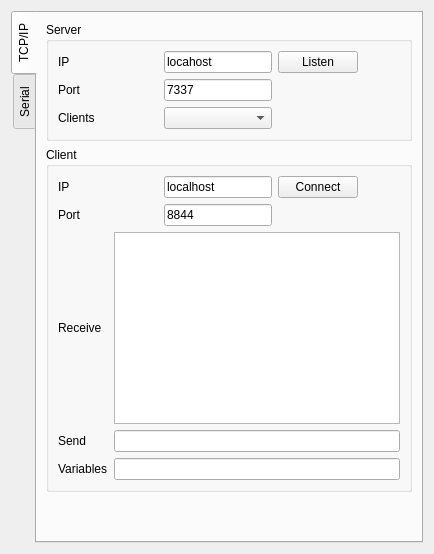
                <widget class="QWidget" name="tab_6">
                 <attribute name="title">
                  <string>Communication</string>
                 </attribute>
                 <layout class="QVBoxLayout" name="verticalLayout_12">
                  <item>
                   <widget class="QTabWidget" name="tabWidget_3">
                    <property name="tabPosition">
                     <enum>QTabWidget::West</enum>
                    </property>
                    <property name="currentIndex">
                     <number>0</number>
                    </property>
                    <widget class="QWidget" name="tab_7">
                     <attribute name="title">
                      <string>TCP/IP</string>
                     </attribute>
                     <layout class="QVBoxLayout" name="verticalLayout_15">
                      <item>
                       <widget class="QGroupBox" name="groupBox_8">
                        <property name="title">
                         <string>Server</string>
                        </property>
                        <layout class="QVBoxLayout" name="verticalLayout_13">
                         <item>
                          <layout class="QGridLayout" name="gridLayout_7">
                           <item row="0" column="1">
                            <widget class="QLineEdit" name="leICamServerIP">
                             <property name="text">
                              <string>locahost</string>
                             </property>
                            </widget>
                           </item>
                           <item row="0" column="2">
                            <widget class="QPushButton" name="pbICamServerListen">
                             <property name="text">
                              <string>Listen</string>
                             </property>
                            </widget>
                           </item>
                           <item row="0" column="0">
                            <widget class="QLabel" name="label_58">
                             <property name="text">
                              <string>IP</string>
                             </property>
                            </widget>
                           </item>
                           <item row="1" column="1">
                            <widget class="QLineEdit" name="leICamServerPort">
                             <property name="text">
                              <string>7337</string>
                             </property>
                            </widget>
                           </item>
                           <item row="1" column="0">
                            <widget class="QLabel" name="label_59">
                             <property name="text">
                              <string>Port</string>
                             </property>
                            </widget>
                           </item>
                           <item row="2" column="0">
                            <widget class="QLabel" name="label_60">
                             <property name="minimumSize">
                              <size>
                               <width>100</width>
                               <height>0</height>
                              </size>
                             </property>
                             <property name="text">
                              <string>Clients</string>
                             </property>
                            </widget>
                           </item>
                           <item row="2" column="1">
                            <widget class="QComboBox" name="cbICamClients"/>
                           </item>
                           <item row="0" column="3">
                            <spacer name="horizontalSpacer_10">
                             <property name="orientation">
                              <enum>Qt::Horizontal</enum>
                             </property>
                             <property name="sizeHint" stdset="0">
                              <size>
                               <width>40</width>
                               <height>20</height>
                              </size>
                             </property>
                            </spacer>
                           </item>
                          </layout>
                         </item>
                        </layout>
                       </widget>
                      </item>
                      <item>
                       <widget class="QGroupBox" name="groupBox_9">
                        <property name="title">
                         <string>Client</string>
                        </property>
                        <layout class="QVBoxLayout" name="verticalLayout_14">
                         <item>
                          <layout class="QGridLayout" name="gridLayout_8">
                           <item row="0" column="0">
                            <widget class="QLabel" name="label_61">
                             <property name="minimumSize">
                              <size>
                               <width>100</width>
                               <height>0</height>
                              </size>
                             </property>
                             <property name="text">
                              <string>IP</string>
                             </property>
                            </widget>
                           </item>
                           <item row="0" column="1">
                            <widget class="QLineEdit" name="leExternalSoftwareIP">
                             <property name="text">
                              <string>localhost</string>
                             </property>
                            </widget>
                           </item>
                           <item row="2" column="0">
                            <widget class="QLabel" name="label_62">
                             <property name="text">
                              <string>Port</string>
                             </property>
                            </widget>
                           </item>
                           <item row="2" column="1">
                            <widget class="QLineEdit" name="leExternalSoftwarePort">
                             <property name="text">
                              <string>8844</string>
                             </property>
                            </widget>
                           </item>
                           <item row="0" column="2">
                            <widget class="QPushButton" name="pbConnectExternalSoftware">
                             <property name="text">
                              <string>Connect</string>
                             </property>
                            </widget>
                           </item>
                           <item row="0" column="3">
                            <spacer name="horizontalSpacer_11">
                             <property name="orientation">
                              <enum>Qt::Horizontal</enum>
                             </property>
                             <property name="sizeHint" stdset="0">
                              <size>
                               <width>40</width>
                               <height>20</height>
                              </size>
                             </property>
                            </spacer>
                           </item>
                          </layout>
                         </item>
                         <item>
                          <layout class="QGridLayout" name="gridLayout_9">
                           <item row="1" column="0">
                            <widget class="QLabel" name="label_64">
                             <property name="text">
                              <string>Send</string>
                             </property>
                            </widget>
                           </item>
                           <item row="1" column="1">
                            <widget class="QLineEdit" name="leExternalSoftwareSender"/>
                           </item>
                           <item row="0" column="0">
                            <widget class="QLabel" name="label_65">
                             <property name="text">
                              <string>Receive</string>
                             </property>
                            </widget>
                           </item>
                           <item row="2" column="1">
                            <widget class="QLineEdit" name="leExternalSoftwareVariableUpdater"/>
                           </item>
                           <item row="0" column="1">
                            <widget class="QTextEdit" name="teExternalSoftwareReceiver"/>
                           </item>
                           <item row="2" column="0">
                            <widget class="QLabel" name="label_63">
                             <property name="text">
                              <string>Variables</string>
                             </property>
                            </widget>
                           </item>
                          </layout>
                         </item>
                        </layout>
                       </widget>
                      </item>
                      <item>
                       <spacer name="verticalSpacer_5">
                        <property name="orientation">
                         <enum>Qt::Vertical</enum>
                        </property>
                        <property name="sizeHint" stdset="0">
                         <size>
                          <width>20</width>
                          <height>40</height>
                         </size>
                        </property>
                       </spacer>
                      </item>
                     </layout>
                    </widget>
                    <widget class="QWidget" name="tab_8">
                     <attribute name="title">
                      <string>Serial</string>
                     </attribute>
                    </widget>
                   </widget>
                  </item>
                 </layout>
                </widget>
